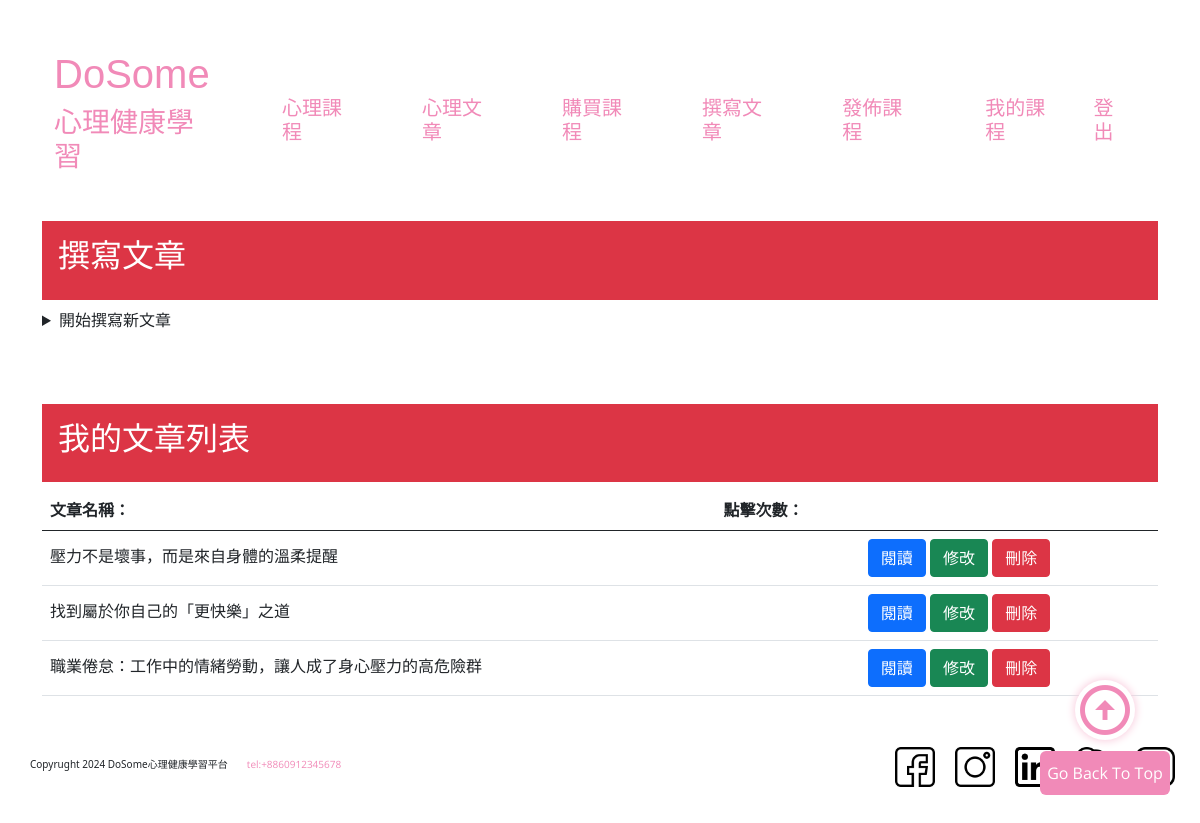
Screenshot of /writePosts/ (signed in) with the database file from the repository.
### mentalhealth/models.py (models this page shows, shortened)
class Post(models.Model, HitCountMixin):
    teacher = models.ForeignKey(Profile, on_delete=models.CASCADE)
    subject = models.CharField(max_length=255)  #標題
    content = MDTextField(verbose_name='内容')  #內容
    image = models.ImageField(upload_to='course/') #(cake)
    classifys = models.ManyToManyField(Classify, through="PostClassify", through_fields=('post', 'classify'))
    create_date = models.DateField(default=timezone.now)  #貼文時間
    hit_count_generic = GenericRelation(
        HitCount, object_id_field='object_pk',
        related_query_name='hit_count_generic_relation'
    )
    class Meta:
        verbose_name = "發佈文章"
        verbose_name_plural = verbose_name

### mentalhealth/views.py (the view)
# urls.py: path("writePosts/", views.writePosts, name='writePosts'),
@login_required
def writePosts(request):
    posts = Post.objects.filter(teacher_id=request.user).order_by("create_date").all()
    if request.method == 'POST':
        form = PostForm(request.POST, request.FILES)
        if form.is_valid():
            post = form.save(commit=False) #commit=False讓表單所得數據先不儲存到資料庫
            post.teacher = request.user #新增model有，但是forms沒有讓輸入的數據
            post.create_date = form.cleaned_data['create_date']
            post.save() #再全部一起儲存到資料庫
            form.save_m2m()
            return redirect('writePosts')
    else:
        form = PostForm()
    return render(request, 'mentalhealth/writePosts.html',
                  {'posts': posts, 'form': form}
                  )

### mentalhealth/models.py (called while the page is built)
    def __str__(self):
        return self.classifyname

### mentalhealth/templates/mentalhealth/writePosts.html (shortened to what this page needs)
{% extends 'mentalhealth/base.html' %}
{% block content %}
<div class="p-3 mb-2 bg-danger text-white"><h2>撰寫文章</h2></div>
<details>
    <summary>開始撰寫新文章<form method="POST" enctype="multipart/form-data"></summary>
        <br/>
</details>
<br/>
<br/>
<br/>
<div class="p-3 mb-2 bg-danger text-white"><h2>我的文章列表</h2></div>
    <table class="table">
        <thead>
            <th>文章名稱：</th>
            <th>點擊次數：</th>
            <th></th>
        </thead>
        <tbody>
            {% for post in posts %}
            <tr>
                <td>{{ post.subject }}</td>
                <td>{{ post.hit_count.hits }}</td>
                <td>
                    <a href="{% url 'post' post.id %}" class="btn btn-primary" style="color:white;">閱讀</a>
                    <a href="{% url 'writePostsUpdate' post.id %}" class="btn btn-success" style="color:white;">修改</a>
                    <a href="{% url 'writePostsDelete' post.id %}" class="btn btn-danger" style="color:white;">刪除</a>
                </td>
            </tr>
            {% endfor %}
        </tbody>
    </table>
{% endblock %}

### static/css/style.css (style rules this page uses)
h1,h2,h3,h4,h5,h6 { font-family: 'Noto Sans TC', sans-serif; }
p,a,span,li,label { font-family: 'Open Sans', sans-serif; }
.btn { background-color: #f05f5c; padding: 7px 28px; border-radius: 20px; border: none; }

### static/css/basic.css (style rules this page uses)
:root { --black: #000000ff; --grey:#545454ff; --silver:#6f6f6fff; --spanish:#999999FF; --gainsboro:#e0e0e0ff; --white:#ffffffff; --pink: #F18AB8ff; --mimi: #F9CDDEff; --piggy: #FAE4EEff; --red: #FF0000ff; --empty:#ffffff00; --info: #2F80EDff; --success: #27AE60ff; --error: #EB5757ff; --warning: #E2B93Bff; --h1:30px; --h2:26px; --h3:24px; --h4:22px; --h5:20px; --h6:18px; --normal:16px; --small:14px; --mini:12px; --spacing1:8px; --spacing2:16px; --spacing3:24px; --spacing4:32px; --spacing5:40px; --spacing6:56px; --spacing7:72px; --spacing8:80px; --spacing9:96px; --spacing10:120px; --size_normal:10px; --size_basic:0.1; }
html,body { font-family: "Nanum Gothic","微軟正黑體","sans-serif"; color: var(--grey,#545454ff); height: 100%; font-size: var(--normal); }
a:link,a:active,a:visited { color: var(--pink,#F18AB8ff); text-decoration: none; }
h2 { font-size: var(--h2, 26px); font-weight: 800; line-height: calc(var(--size_basic, 0.1)*20); text-transform: uppercase; }

### rows the page displays
Post: subject "壓力不是壞事，而是來自身體的溫柔提醒"
Post: subject "找到屬於你自己的「更快樂」之道"
Post: subject "職業倦怠：工作中的情緒勞動，讓人成了身心壓力的高危險群"
